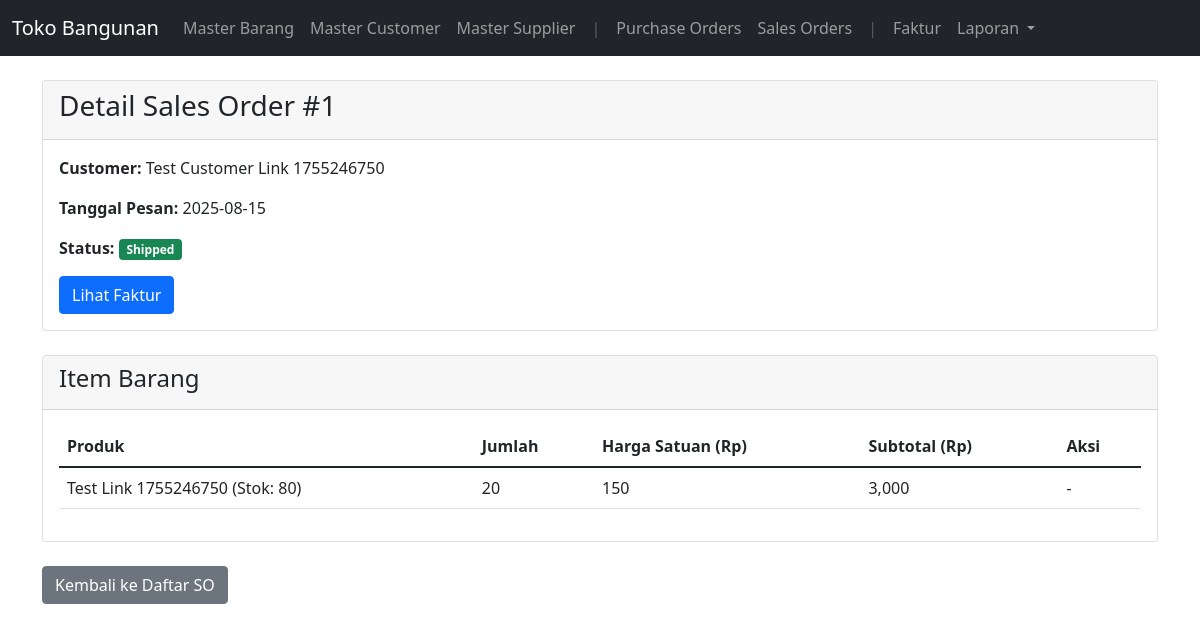
The page /sales-orders/1 on the database its author committed.
### app.py (models this page shows, shortened)
class SalesOrder(db.Model):
    id = db.Column(db.Integer, primary_key=True)
    customer_id = db.Column(db.Integer, db.ForeignKey('customer.id'), nullable=False)
    order_date = db.Column(db.DateTime, nullable=False, default=datetime.utcnow)
    status = db.Column(db.String(20), nullable=False, default='Pending') # Pending, Shipped
    customer = db.relationship('Customer', backref=db.backref('sales_orders', lazy=True))
    items = db.relationship('SalesOrderItem', backref='sales_order', lazy='dynamic', cascade="all, delete-orphan")

class Customer(db.Model):
    id = db.Column(db.Integer, primary_key=True)
    name = db.Column(db.String(100), nullable=False)
    address = db.Column(db.Text, nullable=True)
    phone = db.Column(db.String(20), nullable=True)

class SalesOrderItem(db.Model):
    id = db.Column(db.Integer, primary_key=True)
    sales_order_id = db.Column(db.Integer, db.ForeignKey('sales_order.id'), nullable=False)
    product_id = db.Column(db.Integer, db.ForeignKey('product.id'), nullable=False)
    quantity = db.Column(db.Integer, nullable=False)
    price_per_unit = db.Column(db.Float, nullable=False)
    product = db.relationship('Product')

class Product(db.Model):
    id = db.Column(db.Integer, primary_key=True)
    name = db.Column(db.String(100), nullable=False, unique=True)
    description = db.Column(db.Text, nullable=True)
    purchase_price = db.Column(db.Float, nullable=False, default=0.0)
    selling_price = db.Column(db.Float, nullable=False, default=0.0)
    stock = db.Column(db.Integer, nullable=False, default=0)

### app.py (the view)
@app.route('/sales-orders/<int:id>')
def view_sales_order(id):
    so = SalesOrder.query.get_or_404(id)
    all_products = Product.query.order_by(Product.name).all()
    return render_template('sales_order_detail.html', so=so, all_products=all_products)

### templates/sales_order_detail.html (shortened to what this page needs)
{% extends 'base.html' %}
{% block content %}
  <div class="card mb-4">
    <div class="card-header">
      <h3>Detail Sales Order #{{ so.id }}</h3>
    </div>
    <div class="card-body">
      <p><strong>Customer:</strong> {{ so.customer.name }}</p>
      <p><strong>Tanggal Pesan:</strong> {{ so.order_date.strftime('%Y-%m-%d') }}</p>
      <p><strong>Status:</strong>
        <span class="badge {% if so.status == 'Shipped' %}bg-success{% else %}bg-warning{% endif %}">
          {{ so.status }}
        </span>
      </p>
      {% if so.status == 'Shipped' and so.invoice %}
        <a href="{{ url_for('view_sales_invoice', invoice_id=so.invoice.id) }}" class="btn btn-primary">Lihat Faktur</a>
      {% endif %}
    </div>
  </div>
  <div class="card">
    <div class="card-header">
      <h4>Item Barang</h4>
    </div>
    <div class="card-body">
      <table class="table">
        <thead>
          <tr>
            <th>Produk</th>
            <th>Jumlah</th>
            <th>Harga Satuan (Rp)</th>
            <th>Subtotal (Rp)</th>
            <th>Aksi</th>
          </tr>
        </thead>
        <tbody>
          {% for item in so.items %}
            <tr>
              <td>{{ item.product.name }} (Stok: {{ item.product.stock }})</td>
              <td>{{ item.quantity }}</td>
              <td>{{ "{:,.0f}".format(item.price_per_unit) }}</td>
              <td>{{ "{:,.0f}".format(item.quantity * item.price_per_unit) }}</td>
              <td>
                {% if so.status == 'Pending' %}
                <form action="{{ url_for('delete_so_item', item_id=item.id) }}" method="POST" onsubmit="return confirm('Hapus item ini?');">
                  <button type="submit" class="btn btn-sm btn-danger">Hapus</button>
                </form>
                {% else %}
                -
                {% endif %}
              </td>
            </tr>
          {% else %}
            <tr>
              <td colspan="5" class="text-center">Belum ada item di Sales Order ini.</td>
            </tr>
          {% endfor %}
        </tbody>
      </table>
    </div>
  </div>
  <div class="mt-4">
    <a href="{{ url_for('list_sales_orders') }}" class="btn btn-secondary">Kembali ke Daftar SO</a>
  </div>
{% endblock %}

### rows shown on the page
SalesOrder: id "1", order_date "2025-08-15", status "Shipped"
Customer: customer.name "Test Customer Link 1755246750"
SalesOrderItem: product.name "Test Link 1755246750", product.stock "80", quantity "20", price_per_unit "150", item.quantity*item.price_per_unit "3,000"
